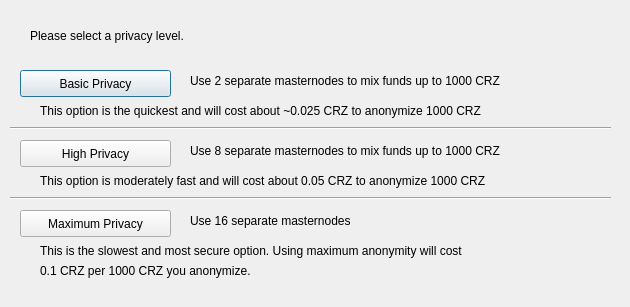
<?xml version="1.0" encoding="UTF-8"?>
<ui version="4.0">
 <class>DarksendConfig</class>
 <widget class="QDialog" name="DarksendConfig">
  <property name="geometry">
   <rect>
    <x>0</x>
    <y>0</y>
    <width>630</width>
    <height>307</height>
   </rect>
  </property>
  <property name="windowTitle">
   <string>Configure PrivateSend</string>
  </property>
  <widget class="QPushButton" name="buttonBasic">
   <property name="geometry">
    <rect>
     <x>20</x>
     <y>70</y>
     <width>151</width>
     <height>27</height>
    </rect>
   </property>
   <property name="text">
    <string>Basic Privacy</string>
   </property>
  </widget>
  <widget class="QPushButton" name="buttonHigh">
   <property name="geometry">
    <rect>
     <x>20</x>
     <y>140</y>
     <width>151</width>
     <height>27</height>
    </rect>
   </property>
   <property name="text">
    <string>High Privacy</string>
   </property>
  </widget>
  <widget class="QPushButton" name="buttonMax">
   <property name="geometry">
    <rect>
     <x>20</x>
     <y>210</y>
     <width>151</width>
     <height>27</height>
    </rect>
   </property>
   <property name="text">
    <string>Maximum Privacy</string>
   </property>
  </widget>
  <widget class="QLabel" name="label">
   <property name="geometry">
    <rect>
     <x>30</x>
     <y>20</y>
     <width>571</width>
     <height>31</height>
    </rect>
   </property>
   <property name="text">
    <string>Please select a privacy level.</string>
   </property>
  </widget>
  <widget class="QLabel" name="label_2">
   <property name="geometry">
    <rect>
     <x>190</x>
     <y>70</y>
     <width>421</width>
     <height>21</height>
    </rect>
   </property>
   <property name="text">
    <string>Use 2 separate masternodes to mix funds up to 1000 CRZ</string>
   </property>
  </widget>
  <widget class="QLabel" name="label_3">
   <property name="geometry">
    <rect>
     <x>190</x>
     <y>140</y>
     <width>411</width>
     <height>21</height>
    </rect>
   </property>
   <property name="text">
    <string>Use 8 separate masternodes to mix funds up to 1000 CRZ</string>
   </property>
  </widget>
  <widget class="QLabel" name="label_4">
   <property name="geometry">
    <rect>
     <x>190</x>
     <y>210</y>
     <width>421</width>
     <height>21</height>
    </rect>
   </property>
   <property name="text">
    <string>Use 16 separate masternodes</string>
   </property>
  </widget>
  <widget class="QLabel" name="label_6">
   <property name="geometry">
    <rect>
     <x>40</x>
     <y>100</y>
     <width>561</width>
     <height>21</height>
    </rect>
   </property>
   <property name="text">
    <string>This option is the quickest and will cost about ~0.025 CRZ to anonymize 1000 CRZ</string>
   </property>
  </widget>
  <widget class="QLabel" name="label_7">
   <property name="geometry">
    <rect>
     <x>40</x>
     <y>170</y>
     <width>561</width>
     <height>21</height>
    </rect>
   </property>
   <property name="text">
    <string>This option is moderately fast and will cost about 0.05 CRZ to anonymize 1000 CRZ</string>
   </property>
  </widget>
  <widget class="QLabel" name="label_8">
   <property name="geometry">
    <rect>
     <x>40</x>
     <y>240</y>
     <width>561</width>
     <height>21</height>
    </rect>
   </property>
   <property name="text">
    <string>This is the slowest and most secure option. Using maximum anonymity will cost</string>
   </property>
  </widget>
  <widget class="QLabel" name="label_9">
   <property name="geometry">
    <rect>
     <x>40</x>
     <y>260</y>
     <width>561</width>
     <height>21</height>
    </rect>
   </property>
   <property name="text">
    <string>0.1 CRZ per 1000 CRZ you anonymize.</string>
   </property>
  </widget>
  <widget class="Line" name="line">
   <property name="geometry">
    <rect>
     <x>10</x>
     <y>120</y>
     <width>601</width>
     <height>16</height>
    </rect>
   </property>
   <property name="orientation">
    <enum>Qt::Horizontal</enum>
   </property>
  </widget>
  <widget class="Line" name="line_2">
   <property name="geometry">
    <rect>
     <x>10</x>
     <y>190</y>
     <width>601</width>
     <height>16</height>
    </rect>
   </property>
   <property name="orientation">
    <enum>Qt::Horizontal</enum>
   </property>
  </widget>
 </widget>
 <resources/>
 <connections/>
</ui>
